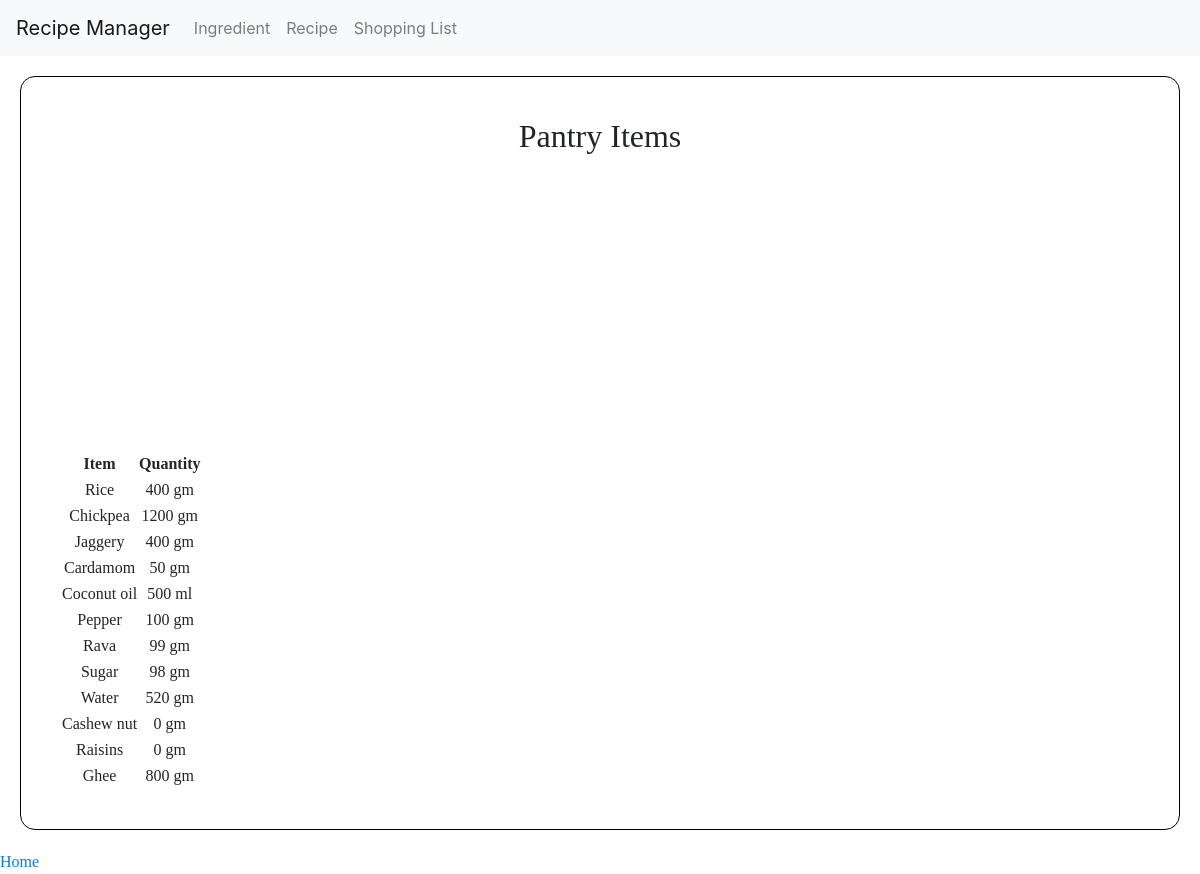
/pantry, run on an earlier commit of the app's database.
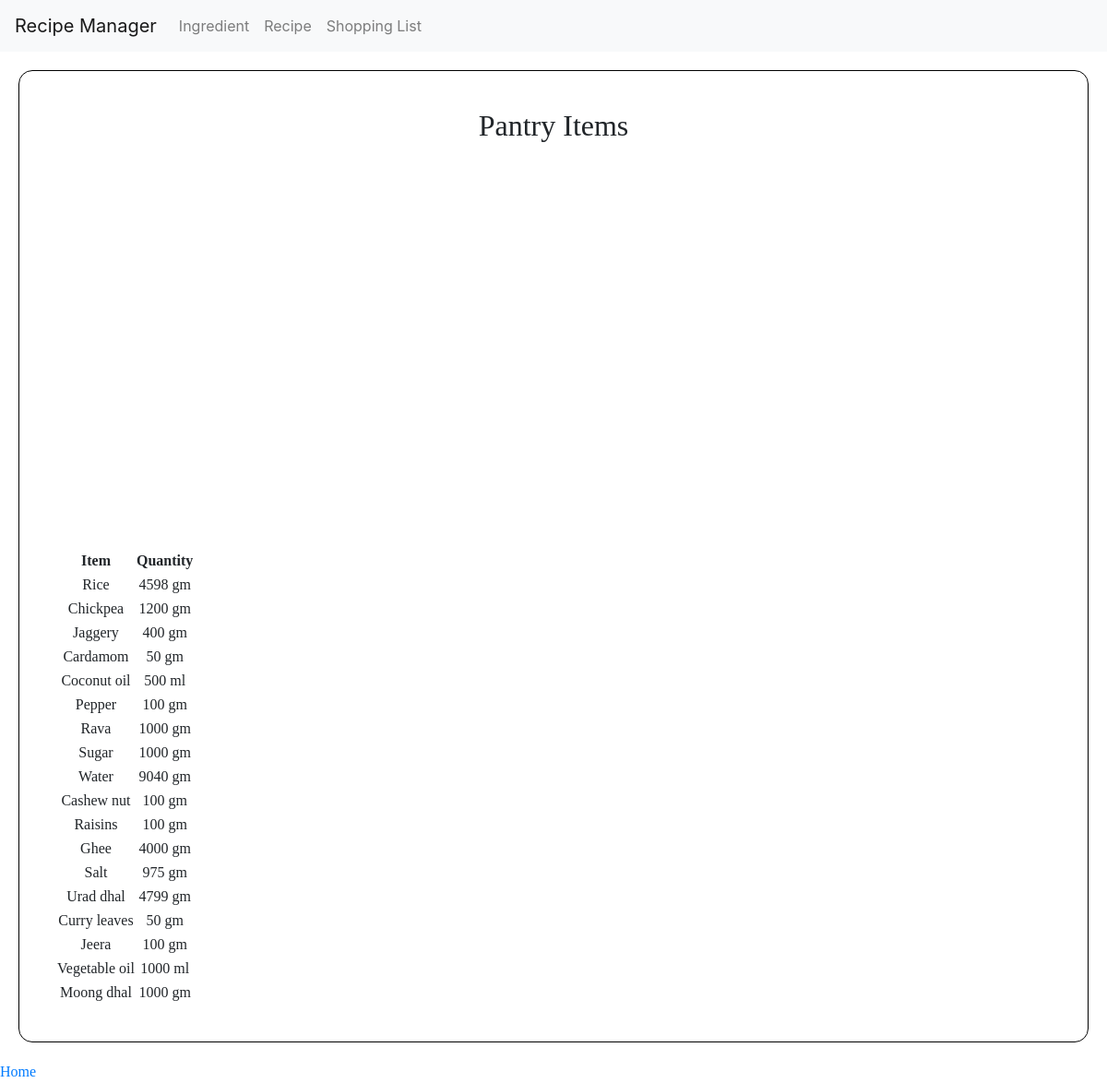
And on a later commit of the database.
### recipemanager/models.py (models this page shows, shortened)
class Pantry(models.Model):
    item = models.ForeignKey(Item, on_delete=models.SET_NULL, null=True, blank=True, related_name="pantry_item_id")
    quantity = models.IntegerField(default=0)

class Item(models.Model):
    name = models.CharField(max_length=75, unique=True)
    unit_type = models.CharField(choices=base, max_length=64, default="Select unit type")

### recipemanager/views.py (the view)
# urls.py: path('pantry', views.pantry, name="pantry"),
def pantry(request):
    item = Pantry.objects.all()
    return render(request, "recipemanager/pantry.html", {
        "items": item
    })

### recipemanager/templates/recipemanager/pantry.html (shortened to what this page needs)
{% extends "recipemanager/layout.html" %} {% load static %}
{% block body %}
    <div class="pantry">
        <h2>Pantry Items</h2>
        <table>
            <tr>
                <th>Item</th>
                <th>Quantity</th>
            </tr>
            {% for item in items %}
                <tr>
                    <td>{{ item.item.name }}</td>
                    <td>{{ item.quantity }} {{ item.item.unit_type }}</td>
                </tr>
                <br>
            {% endfor %}
        </table>
    </div>
    <div>
        <a href="{% url 'index' %}">Home</a>
    </div>
{% endblock %}

What changed in the data, as far as the page shows it:
changed Pantry "Rice": quantity "400" → "4598"
changed Pantry "Rava": quantity "99" → "1000"
changed Pantry "Sugar": quantity "98" → "1000"
changed Pantry "Water": quantity "520" → "9040"
changed Pantry "Cashew nut": quantity "0" → "100"
changed Pantry "Raisins": quantity "0" → "100"
changed Pantry "Ghee": quantity "800" → "4000"
added Pantry: item.name "Salt", quantity "975", item.unit_type "gm"
added Pantry: item.name "Urad dhal", quantity "4799", item.unit_type "gm"
added Pantry: item.name "Curry leaves", quantity "50", item.unit_type "gm"
added Pantry: item.name "Jeera", quantity "100", item.unit_type "gm"
added Pantry: item.name "Vegetable oil", quantity "1000", item.unit_type "ml"
added Pantry: item.name "Moong dhal", quantity "1000", item.unit_type "gm"
